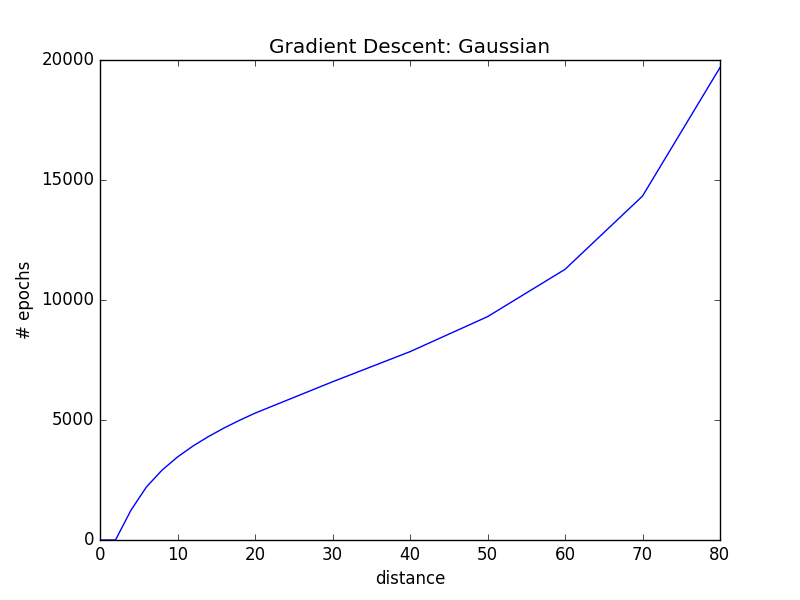

Generate this figure with Python:
import math
import random
import numpy as np
import loadParametersP1
from matplotlib import pyplot as plt

def grad_desc(func, d_func, init=np.zeros(2)):
    x = init
    values = []
    epoch = 0
    while True:
        epoch += 1
        x -= 100 * d_func(x)
        values += [func(x)]
        if np.linalg.norm(d_func(x)) < 0.00001:
            return epoch

gaussMean,gaussCov,quadBowlA,quadBowlb = loadParametersP1.getData()
def gfunc(x):
    diff = (x - gaussMean)
    icov = np.linalg.inv(gaussCov)
    norm = - 1.0 / math.sqrt((2 * 3.1415)**len(gaussMean) * np.linalg.norm(gaussCov))
    return norm * np.exp(- 0.5 * diff.transpose().dot(icov.dot(diff)))
def d_gfunc(x):
    diff = (x - gaussMean)
    icov = np.linalg.inv(gaussCov)
    return -gfunc(x) * icov.dot(diff)
def qfunc(x):
    return 0.5 * x.transpose().dot(quadBowlA.dot(x)) - x.transpose().dot(quadBowlb)
def d_qfunc(x):
    return quadBowlA.dot(x) - quadBowlb
def ad_qfunc(x):
    result = [
        (qfunc(x+np.array([0.1,0])) - qfunc(x-np.array([0.1,0]))) / 0.2,
        (qfunc(x+np.array([0,0.1])) - qfunc(x-np.array([0,0.1]))) / 0.2
    ]
    return np.array(result)

pairs = [
    (np.array([-70.0,10.0]), 'r-'),
    (np.array([-60.0,10.0]), 'r-'),
    (np.array([-50.0,10.0]), 'r-'),
    (np.array([-40.0,10.0]), 'r-'),
    (np.array([-30.0,10.0]), 'r-'),
    (np.array([-20.0,10.0]), 'r-'),
    (np.array([-10.0,10.0]), 'r-'),
    (np.array([-8.0,10.0]), 'r-'),
    (np.array([-6.0,10.0]), 'r-'),
    (np.array([-4.0,10.0]), 'r-'),
    (np.array([-2.0,10.0]), 'r-'),
    (np.array([0.0,10.0]), 'r-'),
    (np.array([2.0,10.0]), 'g-'),
    (np.array([4.0,10.0]), 'b-'),
    (np.array([6.0,10.0]), 'c-'),
    (np.array([8.0,10.0]), 'm-'),
    (np.array([10.0,10.0]), 'y-')
]

y_values = []
for pair in pairs[::-1]:
    init, color = pair
    val = str(list(map(int, init)))
    y_values += [grad_desc(gfunc, d_gfunc, init=init)]
plt.plot([0, 2, 4, 6, 8, 10, 12, 14, 16, 18, 20, 30, 40, 50, 60, 70, 80], y_values, 'b-', label=val)
plt.title('Gradient Descent: Gaussian')
plt.xlabel('distance')
plt.ylabel('# epochs')
plt.show()
